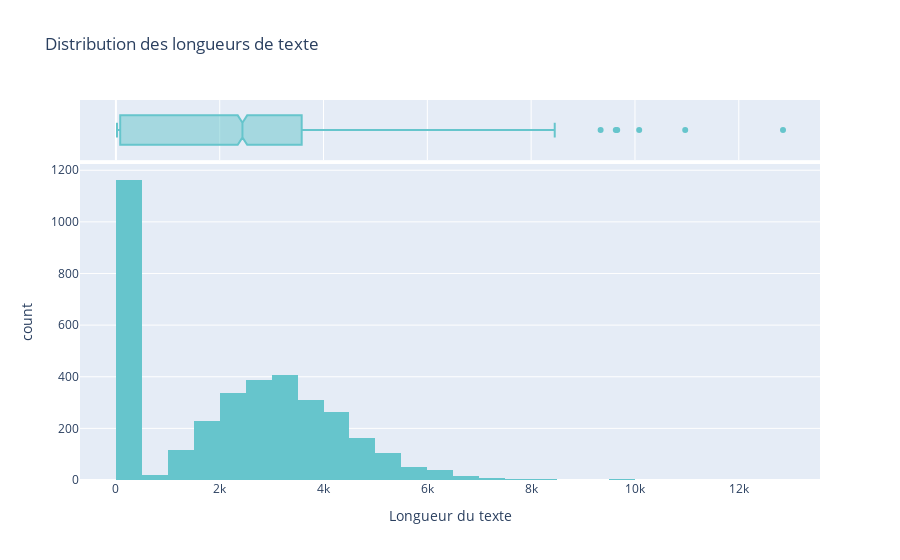

Notebook source saved alongside this figure:
### Markdown cell above
### 4. Distribution des longueurs de texte

### Code cell
fig = px.histogram(
        df,
        x='Length_text',
        nbins=50,
        title='Distribution des longueurs de texte',
        labels={'Length_text': 'Longueur du texte'},
        marginal="box",
    	color_discrete_sequence=px.colors.qualitative.Pastel)

fig.show(color_discrete_sequence=px.colors.qualitative.Pastel)

### Figure 1 — Plotly figure (JSON) as saved in the notebook; plotly's stock layout.template omitted (floating-point values rounded to 4 significant figures; data arrays with more than 128 entries replaced by an {"elided": "..."} marker saying what was removed)
{"data": [{"alignmentgroup": "True", "bingroup": "x", "hovertemplate": "Longueur du texte=%{x}<br>count=%{y}<extra></extra>", "legendgroup": "", "marker": {"color": "rgb(102, 197, 204)", "pattern": {"shape": ""}}, "name": "", "nbinsx": 50, "offsetgroup": "", "orientation": "v", "showlegend": false, "type": "histogram", "x": {"elided": "3627 int values"}, "xaxis": "x", "yaxis": "y"}, {"alignmentgroup": "True", "hovertemplate": "Longueur du texte=%{x}<extra></extra>", "legendgroup": "", "marker": {"color": "rgb(102, 197, 204)"}, "name": "", "notched": true, "offsetgroup": "", "showlegend": false, "type": "box", "x": {"elided": "3627 int values"}, "xaxis": "x2", "yaxis": "y2"}], "layout": {"barmode": "relative", "legend": {"tracegroupgap": 0}, "title": {"text": "Distribution des longueurs de texte"}, "xaxis": {"anchor": "y", "domain": [0, 1], "title": {"text": "Longueur du texte"}}, "xaxis2": {"anchor": "y2", "domain": [0, 1], "matches": "x", "showgrid": true, "showticklabels": false}, "yaxis": {"anchor": "x", "domain": [0, 0.8316], "title": {"text": "count"}}, "yaxis2": {"anchor": "x2", "domain": [0.8416, 1], "matches": "y2", "showgrid": false, "showline": false, "showticklabels": false, "ticks": ""}}}
